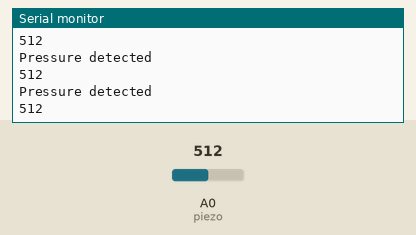
Bench run of a sketch on a simulated Arduino Uno, built with avr-gcc and run on an emulated ATmega328P. On the bench: the last lines printed to the serial monitor. The test bench sets the inputs (shaded band); at power-on: A0 (piezo) = 512.

Above: at 1.2 s.
1.3 s: A0 (piezo) set to 716
At 1.39 s:
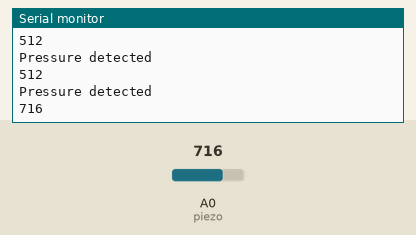
2.8 s: A0 (piezo) set to 900
At 2.8 s:
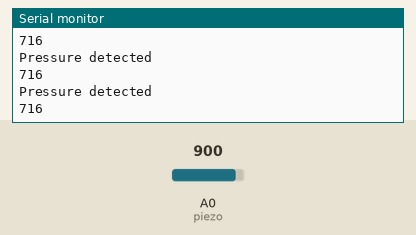
Timing chart, 0 to 5.8 s (numbered marks = the images above; inputs shaded):
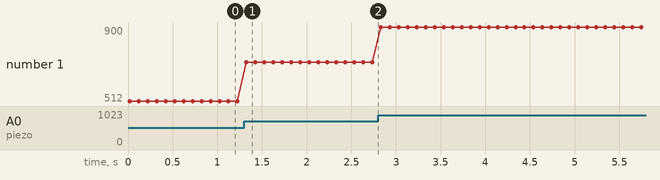

Measured:
- after the input at 1.3 s, the serial monitor: prints a new line at once (image 1)
- plotted number 1: 512 → 716 after the input at 1.3 s, 716 → 900 after the input at 2.8 s

The sketch:

nodeMcu_Piezo.ino
```cpp
const int piezo = A0;
const int threshold = 100;

int sensorRead = 0;

void setup() {
  // put your setup code here, to run once:
  Serial.begin(9600);
}

void loop() {
  // put your main code here, to run repeatedly:
  sensorRead = analogRead(piezo);  //0 to 1024
  //Serial.println(sensorRead);

  if(sensorRead >= threshold){
    Serial.println("Pressure detected");
    Serial.println(sensorRead);
  }

  delay(100);
}
```
